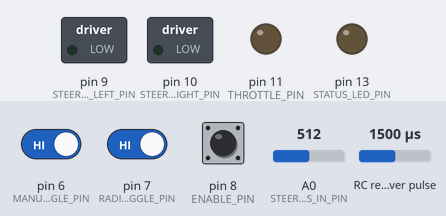
Bench run of a sketch on a simulated Arduino Nano, built for the host (arithmetic inside an expression is 32-bit, double 64-bit). On the bench: switched loads named in the sketch (green lamp = pin HIGH), output pins drawn as LEDs (lit = HIGH). Wiring (inferred from the names in the program): RC receiver channel: data pin 2. Inputs (shaded band) come from the test bench; at power-on: A0 (STEERING_POS_IN_PIN) = 512, pin 6 (MANUAL_TOGGLE_PIN) HIGH, pin 8 (ENABLE_PIN) HIGH, RC receiver pulse 1500 µs, pin 7 (RADIO_TOGGLE_PIN) HIGH. What the sketch prints to the serial monitor is not drawn.

Above: at 1.2 s.
1.3 s: A0 (STEERING_POS_IN_PIN) set to 108
2.8 s: A0 (STEERING_POS_IN_PIN) set to 95
4.3 s: pin 6 (MANUAL_TOGGLE_PIN) driven LOW
At 4.8 s:
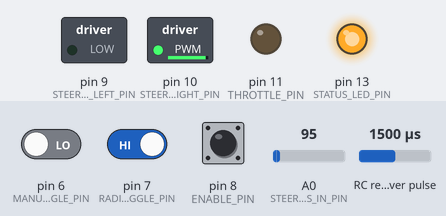
5.8 s: pin 8 (ENABLE_PIN) pulled LOW for 0.15 s
At 5.87 s:
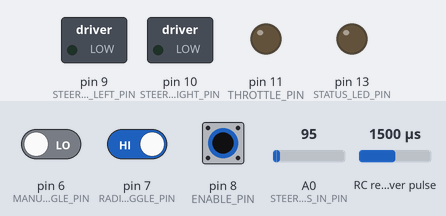
7.4 s: A0 (STEERING_POS_IN_PIN) set to 394
At 8.3 s:
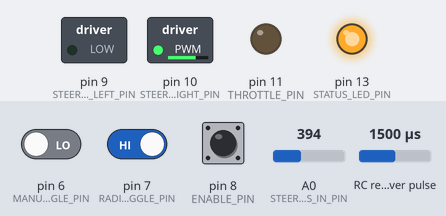
8.9 s: RC receiver pulse (sensor on pin 2) set to 1020 µs
At 10.3 s:
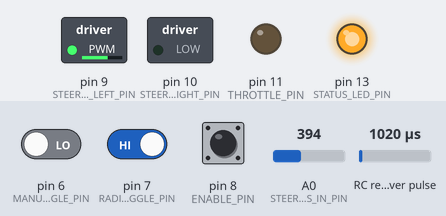
Timing chart, 0 to 11.4 s (numbered marks = the images above; inputs shaded):
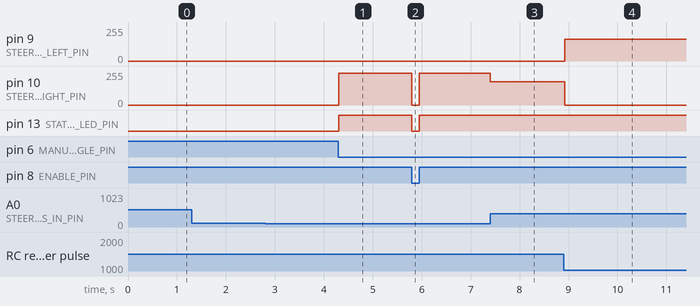

The sketch:

Controller.ino
```cpp
// For Arduino Nano 33 IoT (experimental)
// #define ENABLE_WIFI_SERVER true;

#include "Steering.h"
#include "Throttle.h"
#include "ArduinoJson.h"

#ifdef ENABLE_WIFI_SERVER
#include "WiFiInput.h"
#endif

constexpr size_t STATUS_LED_PIN          = 13;
constexpr size_t THROTTLE_PIN            = 11;
constexpr size_t STEERING_RIGHT_PIN      = 10;
constexpr size_t STEERING_LEFT_PIN       = 9;
constexpr size_t STEERING_TEST_SERVO_PIN = 10;
constexpr size_t STEERING_POS_IN_PIN     = A0;

constexpr size_t THROTTLE_RADIO_IN_PIN = 3;
constexpr size_t STEERING_RADIO_IN_PIN = 2;

constexpr size_t ENABLE_PIN = 8;
constexpr size_t RADIO_TOGGLE_PIN = 7;
constexpr size_t MANUAL_TOGGLE_PIN = 6;

// Mode to use testing peripherals:
// throttle - LED on PWM pin, steering - micro servo
bool useTestPeripherals = false;

bool enableThrottleRadioIn = false;
bool enableSteeringRadioIn = true;

// Pulse Widths
volatile int radioThrottlePW = 1500;
volatile int radioSteeringPW = 1500;

bool requireCommandStream = true;

bool isStopped = true;
bool radioMode = false;
bool motorEnabled = false;
bool manualMode = true;

unsigned long maxWaitTime = 3000; // 3 seconds
unsigned long lastCommandTime = 0;

unsigned long currentMillis = 0;
unsigned long stateUpdateInterval = 100; // 100 ms
unsigned long lastStateUpdateTime = 0;

Throttle throttle;
Steering steering;

#ifdef ENABLE_WIFI_SERVER
WiFiInput wifi(throttle, steering);
#endif

void setup() {
  pinMode(STATUS_LED_PIN, OUTPUT);

  if (enableThrottleRadioIn) {
    pinMode(THROTTLE_RADIO_IN_PIN, INPUT);
    attachInterrupt(digitalPinToInterrupt(THROTTLE_RADIO_IN_PIN), onThrottleRadioInterrupt, CHANGE);
  }

  if (enableSteeringRadioIn) {
    pinMode(STEERING_RADIO_IN_PIN, INPUT);
    attachInterrupt(digitalPinToInterrupt(STEERING_RADIO_IN_PIN), onSteeringRadioInterrupt, CHANGE);
  }

  pinMode(ENABLE_PIN, INPUT_PULLUP);
  pinMode(RADIO_TOGGLE_PIN, INPUT_PULLUP);
  pinMode(MANUAL_TOGGLE_PIN, INPUT_PULLUP);

  throttle.setup(THROTTLE_PIN, useTestPeripherals);

  if (useTestPeripherals)
    steering.setupTestServo(STEERING_TEST_SERVO_PIN);
  else
    steering.setup(
      STEERING_RIGHT_PIN,
      STEERING_LEFT_PIN,
      STEERING_POS_IN_PIN
    );

  // Set min/max for throttle speed
  throttle.setMinMaxSpeed(70, 110);
  // Calibrate with center analog reading, max left/right turn amount,
  // and stop window
  steering.calibrate(500, 200, 20);
  // Set min/max steering motor speed
  steering.setMinMaxSpeed(105, 240);

  Serial.begin(115200);
  while (!Serial)
    ; // Wait for serial port to connect. Needed for Native USB only
  Serial.println("Listening for commands");

  #ifdef ENABLE_WIFI_SERVER
  wifi.setup();
  #endif
}

void loop() {
  currentMillis = millis();
  isStopped = steering.isStopped() && throttle.isStopped();

  motorEnabled = digitalRead(ENABLE_PIN);
  radioMode = digitalRead(RADIO_TOGGLE_PIN);
  manualMode = digitalRead(MANUAL_TOGGLE_PIN);

  throttle.setMotorEnabled(motorEnabled && !manualMode);
  steering.setMotorEnabled(motorEnabled && !manualMode);

  #ifdef ENABLE_WIFI_SERVER
  lastCommandTime = wifi.handleInput();
  #endif

  if (!manualMode) {
    if (radioMode) {
      handleRadioInput();
    } else if (Serial.available() > 0) {
      lastCommandTime = currentMillis;
      handleSerialInput();
    } else if (
      requireCommandStream
      && currentMillis - lastCommandTime > maxWaitTime
      && !isStopped
    ) {
      // Stop if no command is received
      stop();
    }
  } else if (!isStopped) {
    stop();
  }

  digitalWrite(STATUS_LED_PIN, isStopped ? LOW : HIGH);

  steering.update();
  throttle.update();

  // TODO: check if re-setting currentMillis has unintended consequences
  // with the state updates
  currentMillis = millis();

  if (currentMillis - lastStateUpdateTime > stateUpdateInterval) {
    lastStateUpdateTime = currentMillis;
    sendStateUpdate();
  }

  // delay(50);
}

void stop() {
  throttle.stop();
  steering.stop();
}

/**
 * Handle command input over Serial
 *
 * Format: [type] [...params]
 *
 * Types: 0 - set [throttle speed]
 *        1 - set [steering position]
 *        2 - set both [throttle speed] [steering position]
 */
void handleSerialInput() {
  int cmdType = Serial.readStringUntil(' ').toInt();

  if (cmdType == 2) {
    throttle.setSpeed(Serial.parseInt());
    steering.setTargetPos(Serial.parseInt());
  } else if (cmdType == 0) {
    throttle.setSpeed(Serial.parseInt());
  } else if (cmdType == 1) {
    steering.setTargetPos(Serial.parseInt());
  }

  Serial.read();
}

/**
 * Scale radio control input and set values
 */
void handleRadioInput() {
  if (enableThrottleRadioIn) {
    throttle.setSpeed(map(
      radioThrottlePW, 1000, 2000,
      throttle.getMinSpeed(), throttle.getMaxSpeed()
    ));
  }

  if (enableSteeringRadioIn) {
    steering.setTargetPos(map(
      radioSteeringPW, 1000, 2000,
      -1 * steering.getMaxTurnDelta(), steering.getMaxTurnDelta()
    ));
  }
}

void onThrottleRadioInterrupt() {
  static volatile unsigned long timerStart = 0;
  static volatile int lastInterruptTime = 0;

  handleRadioInterrupt(
    THROTTLE_RADIO_IN_PIN, radioThrottlePW,
    timerStart, lastInterruptTime
  );
}

void onSteeringRadioInterrupt() {
  static volatile unsigned long timerStart = 0;
  static volatile int lastInterruptTime = 0;

  handleRadioInterrupt(
    STEERING_RADIO_IN_PIN, radioSteeringPW,
    timerStart, lastInterruptTime
  );
}

void handleRadioInterrupt(
  int pin,
  volatile int &pulseWidth,
  volatile unsigned long &timerStart,
  volatile int &lastInterruptTime
) {
  lastInterruptTime = micros();

  if (digitalRead(pin) == HIGH) {
    timerStart = micros();
  } else {
    if (timerStart != 0) {
      pulseWidth = ((volatile int)micros() - timerStart);
      timerStart = 0;
    }
  }
}

void sendStateUpdate() {
  StaticJsonDocument<384> doc;

  JsonObject generalDoc = doc.createNestedObject("general");
  generalDoc["millis"] = currentMillis;
  generalDoc["motorEnabled"] = motorEnabled;
  generalDoc["mode"] = manualMode ? "manual" : radioMode ? "radio" : "phone";
  generalDoc["isStopped"] = isStopped;

  JsonObject throttleDoc = doc.createNestedObject("throttle");
  throttleDoc["speed"] = throttle.getSpeed();
  throttleDoc["minSpeed"] = throttle.getMinSpeed();
  throttleDoc["maxSpeed"] = throttle.getMaxSpeed();

  JsonObject steeringDoc = doc.createNestedObject("steering");
  steeringDoc["targetPos"] = steering.getTargetPos();
  steeringDoc["currentPos"] = steering.getCurrentPos();
  steeringDoc["centerPos"] = steering.getCenterPos();
  steeringDoc["maxTurnDelta"] = steering.getMaxTurnDelta();
  steeringDoc["speed"] = steering.getSpeed();
  steeringDoc["minSpeed"] = steering.getMinSpeed();
  steeringDoc["maxSpeed"] = steering.getMaxSpeed();
  steeringDoc["stopDelta"] = steering.getStopDelta();

  JsonObject radioDoc = doc.createNestedObject("radio");

  if (enableThrottleRadioIn)
    radioDoc["throttle"] = radioThrottlePW;
  if (enableSteeringRadioIn)
    radioDoc["steering"] = radioSteeringPW;

  serializeJson(doc, Serial);
  Serial.print("\n");
}
```

Steering.h
```cpp
#include <Servo.h>

class Steering {
private:
  enum Direction {
    LEFT, RIGHT, STOP
  };

  int leftPin = -1;
  int rightPin = -1;
  int posPin = -1;

  int centerPos = 0;
  int maxTurnDelta = 0;
  int minPos = 0;
  int maxPos = 0;
  int maxSpeedThreshold = 0;

  int speed = 0;
  int minSpeed = 0;
  int maxSpeed = 0;
  int stopDelta = 20;

  bool motorEnabled = false;
  bool forceStop = false;

  int currentPos = 0;
  int targetPos = 0;
  int currentPosError = 0;

  Servo *testServo = nullptr;

  void updateCurrentPos() {
    currentPos = analogRead(posPin);
    currentPosError = abs(targetPos - currentPos);
  }

  void updateSpeed() {
    float speedFraction = min((float) currentPosError / maxSpeedThreshold, 1);
    speed = minSpeed + speedFraction * (maxSpeed - minSpeed);
  }

  Direction getDirection() {
    if (!motorEnabled || forceStop || testServo)
      return STOP;

    // safeguards
    if (currentPos < minPos)
      return RIGHT;
    else if (currentPos > maxPos)
      return LEFT;

    // based on target position
    if (currentPosError < stopDelta)
      return STOP;
    else if (currentPos > targetPos)
      return LEFT;
    else if (currentPos < targetPos)
      return RIGHT;
  }

public:
  void setup(int _rightPin, int _leftPin, int _posPin) {
    rightPin = _rightPin;
    leftPin = _leftPin;
    posPin = _posPin;

    pinMode(rightPin, OUTPUT);
    pinMode(leftPin, OUTPUT);
  }

  void setupTestServo(int testServoPin) {
    testServo = new Servo();
    testServo->attach(testServoPin);
  }

  void calibrate(int _centerPos, int _maxTurnDelta, int _stopDelta) {
    centerPos = _centerPos;
    maxTurnDelta = _maxTurnDelta;
    minPos = centerPos - maxTurnDelta;
    maxPos = centerPos + maxTurnDelta;
    targetPos = centerPos;
    stopDelta = _stopDelta;
    maxSpeedThreshold = 0.5 * (maxPos - minPos); // TODO: make configurable
  }

  void setMinMaxSpeed(int _minSpeed, int _maxSpeed) {
    minSpeed = _minSpeed;
    maxSpeed = _maxSpeed;
  }

  int getCurrentPos() { return currentPos; }
  int getTargetPos() { return targetPos; }
  int getOffsetPos() { return targetPos - centerPos; } // TODO: rename method

  int getCenterPos() { return centerPos; }
  int getMaxTurnDelta() { return maxTurnDelta; }
  int getMinPos() { return minPos; }
  int getMaxPos() { return maxPos; }

  int getSpeed() { return speed; }
  int getMinSpeed() { return minSpeed; }
  int getMaxSpeed() { return maxSpeed; }
  int getStopDelta() { return stopDelta; }

  bool isStopped() { return getDirection() == STOP; }
  bool isMotorEnabled() { return motorEnabled; }

  void setMotorEnabled(bool enabled) { motorEnabled = enabled; }

  void setTargetPos(int newTargetPos) {
    forceStop = false;
    targetPos = min(max(centerPos + newTargetPos, minPos), maxPos);
  }

  void update() {
    updateCurrentPos();
    updateSpeed();

    if (testServo) {
      testServo->write(map(
        getOffsetPos(),
        -1 * maxTurnDelta, maxTurnDelta,
        0, 180
      ));
      return;
    }

    Direction direction = getDirection();

    if (direction == LEFT) {
      analogWrite(leftPin, speed);
      analogWrite(rightPin, 0);
    } else if (direction == RIGHT) {
      analogWrite(leftPin, 0);
      analogWrite(rightPin, speed);
    } else {
      analogWrite(leftPin, 0);
      analogWrite(rightPin, 0);
    }
  }

  void stop() {
    forceStop = true;
  }
};
```

Throttle.h
```cpp
class Throttle {
private:
  int pin = -1;
  bool useTestLed = false;
  bool motorEnabled = false;

  int speed = 0;
  int minSpeed = 0;
  int maxSpeed = 0;

public:
  void setup(int _pin, bool _useTestLed) {
    pin = _pin;
    useTestLed = _useTestLed;
    pinMode(pin, OUTPUT);
  }

  int getSpeed() { return speed; }
  int getMinSpeed() { return minSpeed; }
  int getMaxSpeed() { return maxSpeed; }
  bool isMotorEnabled() { return motorEnabled; }

  void setMotorEnabled(bool enabled) { motorEnabled = enabled; }

  void setSpeed(int newSpeed) {
    speed = newSpeed;

    if (speed > maxSpeed)
      speed = maxSpeed;
    else if (speed < minSpeed)
      speed = 0;
  }

  void setMinMaxSpeed(int _minSpeed, int _maxSpeed) {
    minSpeed = _minSpeed;
    maxSpeed = _maxSpeed;
  }

  bool isStopped() {
    return speed == 0;
  }

  void update() {
    analogWrite(
      pin,
      useTestLed
        ? map(
            speed >= minSpeed ? speed - minSpeed + 1 : 0,
            0, maxSpeed - minSpeed + 5,
            0, 255
          )
        : speed
    );
  }

  void stop() {
    setSpeed(0);
  }
};
```

Measured:
- after the input at 1.3 s, every drawn part: stays the same
- after the input at 2.8 s, every drawn part: stays the same
- after the input at 4.3 s, pin 10 (STEERING_RIGHT_PIN): 0/255 → 240/255 at once; pin 13 (STATUS_LED_PIN): LOW → HIGH at once
- after the input at 5.8 s, pin 10 (STEERING_RIGHT_PIN): 240/255 → 0/255 at once, → 240/255 0.15 s later; pin 13 (STATUS_LED_PIN): HIGH → LOW at once, → HIGH 0.15 s later
- after the input at 7.4 s, pin 10 (STEERING_RIGHT_PIN): 240/255 → 176/255 at once
- after the input at 8.9 s, pin 9 (STEERING_LEFT_PIN): 0/255 → 163/255 at once; pin 10 (STEERING_RIGHT_PIN): 176/255 → 0/255 at once
